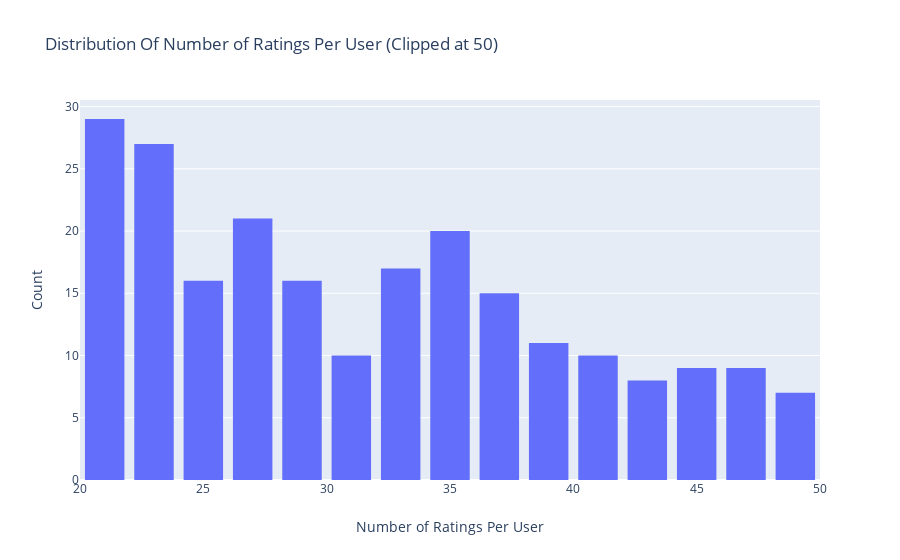

The notebook cell saved with this chart:
### Markdown cell above
### Ratings Distribution By User

### Code cell
configure_plotly_browser_state()

data = df.groupby('userID')['rating'].count().clip(upper=80)
# Create trace
trace = go.Histogram(x = data.values,
                     name = 'Ratings',
                     xbins = dict(start = 0,
                                  end = 50,
                                  size = 2))
# Create layout
layout = go.Layout(title = 'Distribution Of Number of Ratings Per User (Clipped at 50)',
                   xaxis = dict(title = 'Number of Ratings Per User'),
                   yaxis = dict(title = 'Count'),
                   bargap = 0.2)

# Create plot
fig = go.Figure(data=[trace], layout=layout)
iplot(fig)

### Figure 1 — Plotly figure (JSON) as saved in the notebook; plotly's stock layout.template omitted (floating-point values rounded to 4 significant figures; data arrays with more than 128 entries replaced by an {"elided": "..."} marker saying what was removed)
{"data": [{"name": "Ratings", "type": "histogram", "x": {"elided": "610 int values"}, "xbins": {"end": 50, "size": 2, "start": 0}}], "layout": {"bargap": 0.2, "title": {"text": "Distribution Of Number of Ratings Per User (Clipped at 50)"}, "xaxis": {"title": {"text": "Number of Ratings Per User"}}, "yaxis": {"title": {"text": "Count"}}}}
